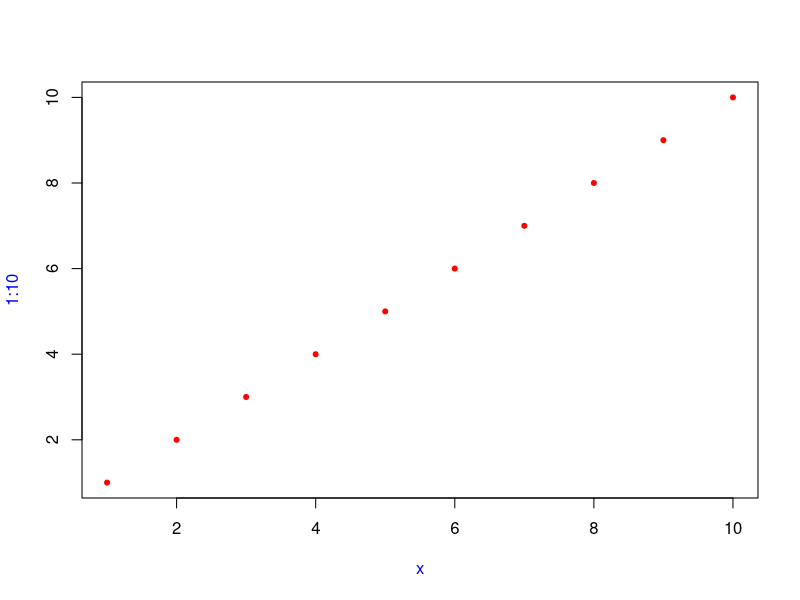

Write R code to recreate this figure.
## ---- chunk 1
knitr::opts_chunk$set(echo = TRUE, eval = TRUE, fig.width = 4, 
                      fig.height = 5, warning = FALSE, 
                      message = FALSE, encoding = "UTF-16")
## ---- chunk 2
args(mean)
## ---- chunk 3
f <- function(x)
{
    x^2
}

f

# You can change functions by assigning new values to them.
formals(f)

body(f)
body(f) <- "x^3"
f

environment(f)
## ---- chunk 4
lapply(mtcars, function(x) length(unique(x)))
Filter(function(x) !is.numeric(x), mtcars)
integrate(function(x) sin(x) ^ 2, 0, pi)
## ---- chunk 5
  funs <- list(
  half = function(x) x / 2,
  double = function(x) x * 2
)

funs$double(10)
## ---- chunk 6
# calculate mean of a vector
mean(c(1:10, NA), na.rm = TRUE)
## ---- chunk 7
f <- function(a) {
  a
}

x <- c(1, 2, 3)
z <- f(x)
## ---- chunk 8
f <- function(a) {
  a[2] <- 5
  a
}

x <- c(1, 2, 3)
z <- f(x)
## ---- chunk 9
args <- list(1:10, na.rm = TRUE)
do.call(mean, args)
## ---- chunk 10
x <- 10
f <- function(){
    x <- 1   # x outside the function is masked
    y <- 2
    c(x, y)
}
f()

rm(f)
## ---- chunk 11
x <- 2
g <- function(){
    y <- 2
    c(x, y)
}
g()

rm(g)
## ---- chunk 12
x <- 1
g04 <- function() {
  y <- 2
  i <- function() {
    z <- 3
    c(x, y, z)
  }
  i()
}
g04()
## ---- chunk 13
g09 <- function(x) x + 100
g10 <- function() {
  g09 <- 10
  g09(g09)
}
g10()
## ---- chunk 14
g11 <- function() {
  if (!exists("a")) {
    a <- 1
  } else {
    a <- a + 1
  }
  a
}

g11()
g11()
## ---- chunk 15
g12 <- function() x + 1
x <- 15
g12()

x <- 20
g12()
## ---- chunk 16
codetools::findGlobals(g12)
## ---- chunk 17
environment(g12) <- emptyenv()
try(g12())
## ---- chunk 18
h01 <- function(x){
  10
}
h01(x = stop("This is an error!"))


h02 <- function(x){
  x
  10
}
try({
  h02(x = stop("This is an error!"))
})
## ---- chunk 19
y <- 10
h02 <- function(x) {
  y <- 100
  x + 1
}

h02(y)
h02(y <- 1000)
## ---- chunk 20
double <- function(x) { 
  message("Calculating...")
  x * 2
}

h03 <- function(x) {
  c(x, x)
}

h03(double(20))
## ---- chunk 21
h04 <- function(x = 1, y = x * 2, z = a + b) {
  a <- 10
  b <- 100
  
  c(x, y, z)
}

h04()
## ---- chunk 22
h05 <- function(x = ls()) {
  a <- 1
  x
}

# Use the default argument,and ls() evaluated inside h05:
h05()

# Use user-supplied arguments, so ls() evaluated in global environment:
h05(ls())
## ---- chunk 23
h06 <- function(x = 10) {
  list(missing(x), x)
}
str(h06())

str(h06(10))
## ---- chunk 24
args(sample)
## ---- chunk 25
sample <- function(x, size = NULL, replace = FALSE, prob = NULL) {
  if (is.null(size)) {
    size <- length(x)
  }
  
  x[sample.int(length(x), size, replace = replace, prob = prob)]
}
## ---- chunk 26
i01 <- function(y, z) {
  list(y = y, z = z)
}

i02 <- function(x, ...) {
  i01(...)
}

str(i02(x = 1, y = 2, z = 3))
## ---- chunk 27
i04 <- function(...) {
  list(...)
}
str(i04(a = 1, b = 2))
## ---- chunk 28
x <- list(c(1, 3, NA), c(4, NA, 6))
str(lapply(x, mean, na.rm = TRUE))
## ---- chunk 29
sum(1, 2, NA, na_rm = TRUE)
## ---- chunk 30
sum(1, 2, 3)
mean(1, 2, 3)
sum(1, 2, 3, na.omit = TRUE)
mean(1, 2, 3, na.omit = TRUE)
## ---- chunk 31
plot(1:10, col = "red", pch = 20, xlab = "x", col.lab = "blue")
## ---- chunk 32
j01 <- function(x) {
  if (x < 10) {
    0
  } else {
    10
  }
}
j01(5)

j01(15)
## ---- chunk 33
j02 <- function(x) {
  if (x < 10) {
    return(0)
  } else {
    return(10)
  }
}
## ---- chunk 34
j03 <- function() 1
j03()
## ---- chunk 35
j04 <- function() invisible(1)
j04()
## ---- chunk 36
print(j04())

(j04())
## ---- chunk 37
a <- 2
(a <- 2)
## ---- chunk 38
a <- b <- c <- d <- 2
## ---- chunk 39
j05 <- function() {
  stop("I'm an error")
  return(10)
}
try(j05())
## ---- chunk 40
j06 <- function(x) {
  cat("Hello\n")
  on.exit(cat("Goodbye!\n"), add = TRUE)
  
  if (x) {
    return(10)
  } else {
    stop("Error")
  }
}

j06(TRUE)
try(j06(FALSE))
## ---- chunk 41
cleanup <- function(dir, code) {
  old_dir <- setwd(dir)
  on.exit(setwd(old_dir), add = TRUE)
  
  old_opt <- options(stringsAsFactors = FALSE)
  on.exit(options(old_opt), add = TRUE)
}
## ---- chunk 42
args(sd)

mydata <- 1:20
sd(na.rm = FALSE, mydata)
## ---- chunk 43
k01 <- function(abcdef, bcde1, bcde2) {
  list(a = abcdef, b1 = bcde1, b2 = bcde2)
}
str(k01(1, 2, 3))

str(k01(2, 3, abcdef = 1))

# Can abbreviate long argument names:
str(k01(2, 3, a = 1))

# But this doesn't work because abbreviation is ambiguous
try({str(k01(1, 3, b = 1))})
#> Error in k01(1, 3, b = 1): argument 3 matches multiple formal arguments

# Arguments after ... must be fully named
args(paste)
paste("a", "b", sep = ":")
paste("a", "b", se = ":")

## ---- chunk 44
options(warnPartialMatchArgs = TRUE)
try({x <- k01(a = 1, 2, 3)})
## ---- chunk 45
objs <- mget(ls("package:base", all.names = TRUE), inherits = TRUE)
funs <- Filter(is.function, objs)
## ---- chunk 46
f <- function(x) {
  f <- function(x) {
    f <- function() {
      x ^ 2
    }
    f() + 1
  }
  f(x) * 2
}
f(10)
